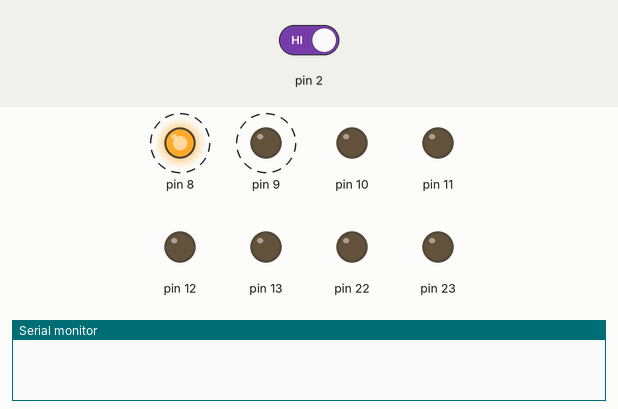
Recording of a sketch running on a simulated Arduino Uno, built with avr-gcc and run on an emulated ATmega328P. On the bench: output pins drawn as LEDs (lit = HIGH), the last lines printed to the serial monitor. Dashed ring = blinking. The test bench sets the inputs (shaded band); at power-on: pin 2 HIGH.

Above: at 5.05 s.
5.1 s: pin 2 driven LOW
At 5.7 s:
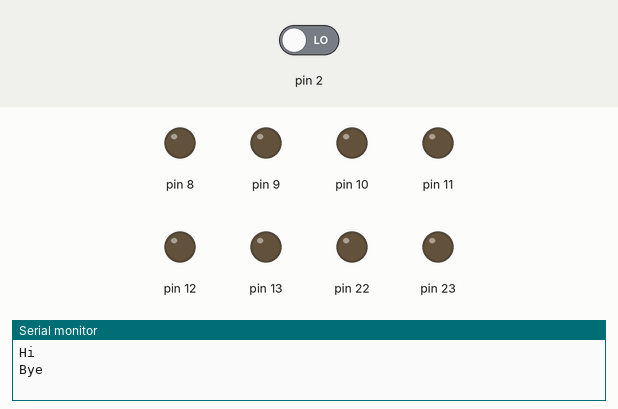
At 6.15 s:
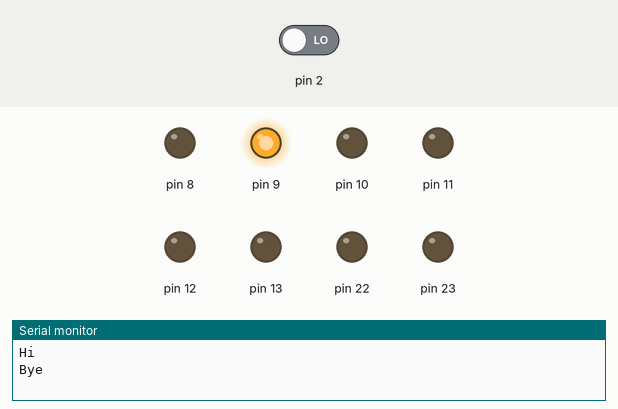
Timing chart, 0 to 14.1 s (numbered marks = the images above; inputs shaded):
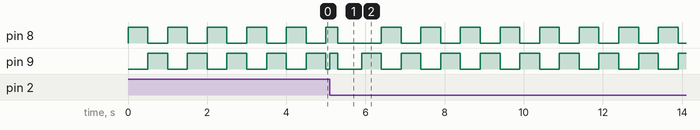

Measured:
- by itself, pin 8: repeats every 1.0 s: HIGH 0.50 s, LOW 0.50 s

The sketch:

RMI-2016-Task-5_Basic_.ino
```cpp
#include <avr/io.h>
#include <avr/interrupt.h>
#include <util/delay.h>
int main()
{
  //enable interrupts
  Serial.begin(9600);
  sei();
  DDRB|=0xFF;
  PORTB|=0b00000010;

 sei();
  //TIMSK1=(1<<OCIE1A);

  EIMSK|=(1<<INT0);
  EICRA|=(1<<ISC01);

  DDRD|=0b00000000;
  while(1)
  {
   PORTB = 0b00000001;
   _delay_ms(500);
   PORTB = 0b00000010;
   _delay_ms(500);
  }
  return 0;
}

ISR(INT0_vect)
{
  //unsigned a;
  //if(PORTB == 0b00000010) a=2;
  //else a = 1;
  Serial.println("Hi");
  PORTB = 0b00000011;
  _delay_ms(200);
  PORTB = 0b00000000;
  _delay_ms(200);
  Serial.println("Bye");

  //if(a==2) PORTB = 0b00000010;
  //else PORTB = 0b00000001;

}
```
